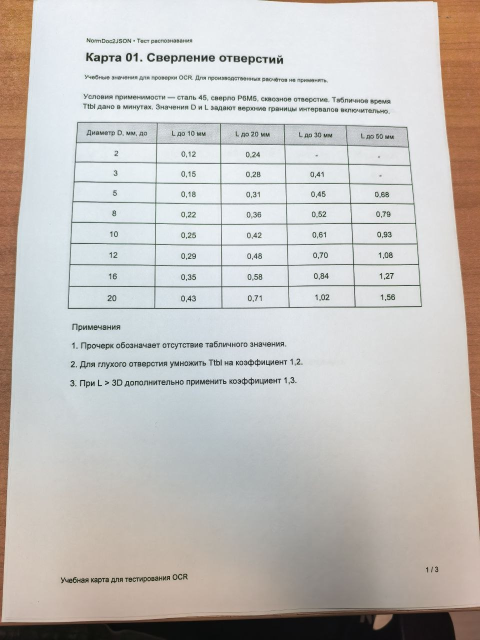
#> input picture tests/fixtures/phone_photos/card01_straight.jpg, 960 x 1280 px (shown at 1/2 size)
$ python -i ocr_tables.py   (imports and definitions only)
#> lines starting #> are read from the running program, lines starting #| are printed output that depends on the picture
#> further down, picture is the input picture: shape (1280, 960, 3); mean B, G, R 189.2, 192.5, 195.3
"""Reconstruct ruled tables in prepared images; retain uncertain results."""
from dataclasses import dataclass, field
import cv2
import numpy as np
from .ocr_engine import OCRWord


@dataclass
class OCRTable:
    """Raw grid in prepared-image pixels; merged ranges are 1-based inclusive."""
    bbox: tuple[int, int, int, int]
    values: list[list[str | None]]
    cell_bboxes: list[list[tuple[int, int, int, int] | None]]
    confidences: list[list[float | None]]
    merged_ranges: list[tuple[int, int, int, int]] = field(default_factory=list)


# [8 lines left out: function _anchors, not called in this run]


def detect_grid(image):
    """Find closed cell interiors and remove only long grid strokes for OCR."""
    ink = 255-image
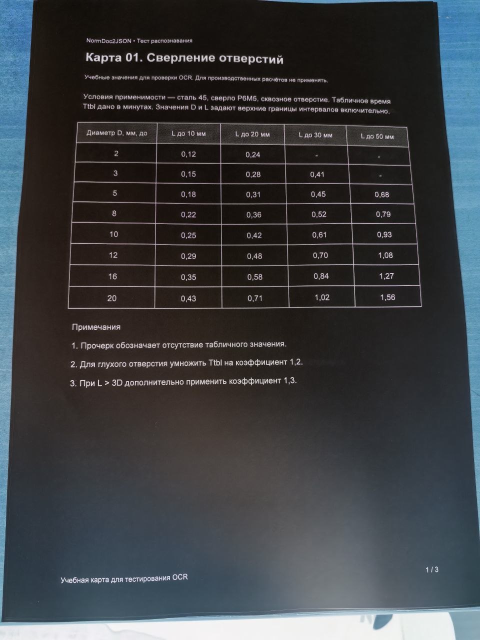
#> ink: shape (1280, 960, 3) (shown at 1/2 size); mean B, G, R 65.8, 62.5, 59.7
    horizontal = cv2.morphologyEx(ink, cv2.MORPH_OPEN,
                                 np.ones((1, max(40, image.shape[1]//25)), np.uint8))
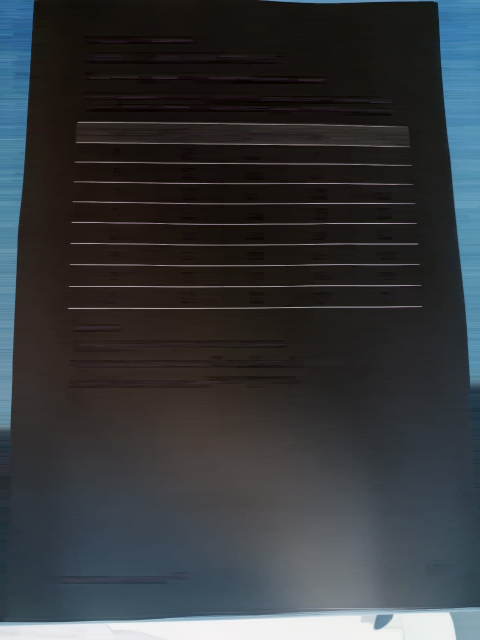
#> horizontal: shape (1280, 960, 3) (shown at 1/2 size); mean B, G, R 58.8, 55.9, 53.1
    vertical = cv2.morphologyEx(ink, cv2.MORPH_OPEN,
                               np.ones((max(40, image.shape[0]//25), 1), np.uint8))
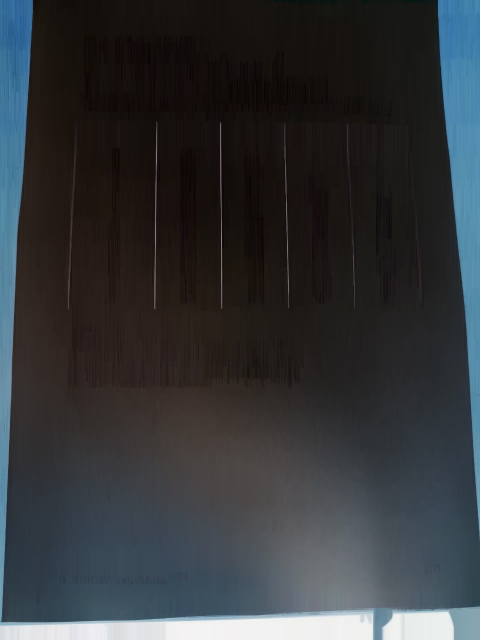
#> vertical: shape (1280, 960, 3) (shown at 1/2 size); mean B, G, R 57.1, 54, 51
    lines = cv2.bitwise_or(horizontal, vertical)
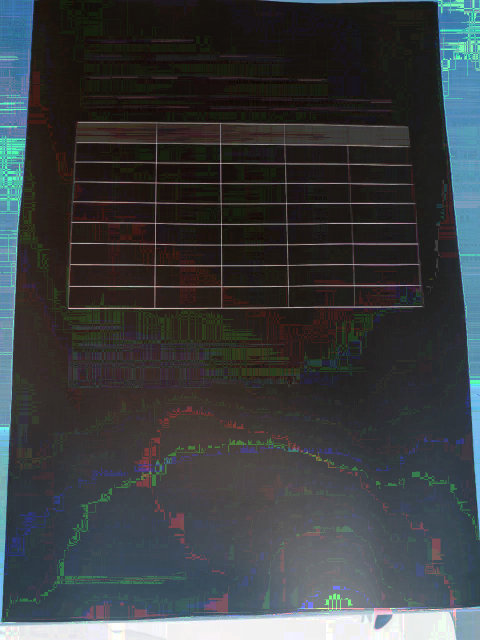
#> lines: shape (1280, 960, 3) (shown at 1/2 size); mean B, G, R 64.3, 62.1, 58.4
    lines = cv2.morphologyEx(lines, cv2.MORPH_CLOSE, np.ones((3, 3), np.uint8))
#> (the run stopped early here; a loop or call above may not have finished)

$ run again, on tests/fixtures/phone_photos/card02_straight.jpg
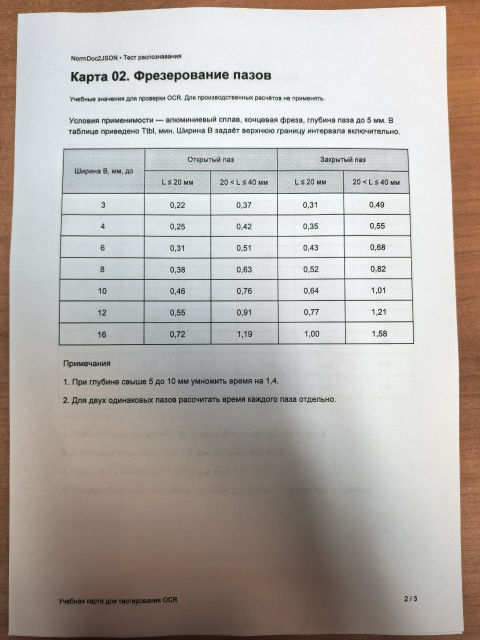
#> input picture tests/fixtures/phone_photos/card02_straight.jpg, 960 x 1280 px (shown at 1/2 size)
#> picture is the input picture: shape (1280, 960, 3); mean B, G, R 168.4, 173.5, 180
#> in detect_grid, `vertical = cv2.morphologyEx(ink, cv2.MORPH_OPEN, np.ones((max(40, imag..`:
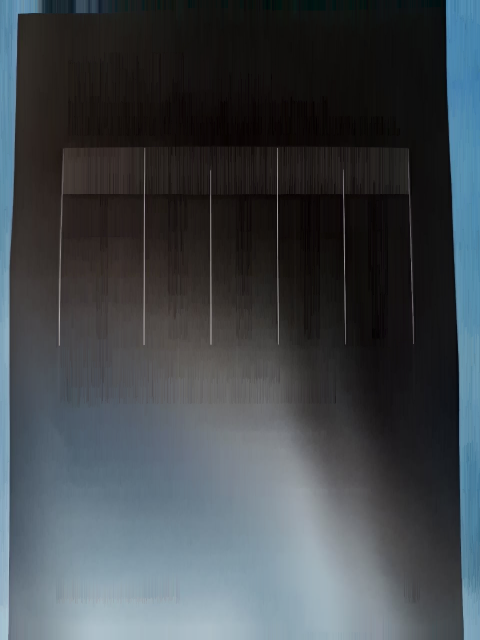
#> vertical: shape (1280, 960, 3) (shown at 1/2 size); mean B, G, R 75.4, 70.7, 64.5
#> in detect_grid, `lines = cv2.bitwise_or(horizontal, vertical)`:
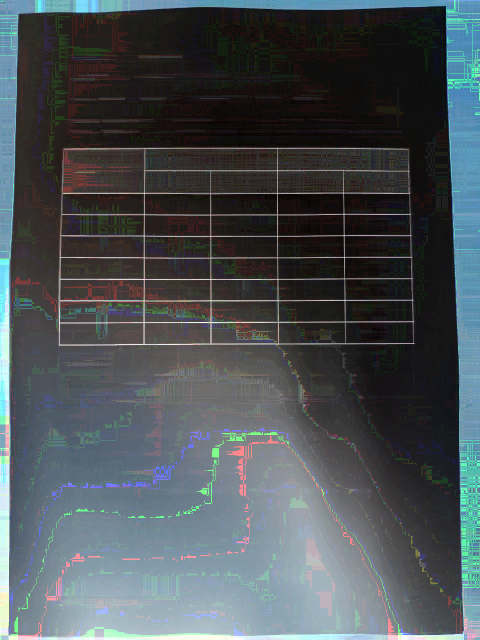
#> lines: shape (1280, 960, 3) (shown at 1/2 size); mean B, G, R 85.4, 81.6, 74.5

$ run again, on tests/fixtures/phone_photos/card03_straight.jpg
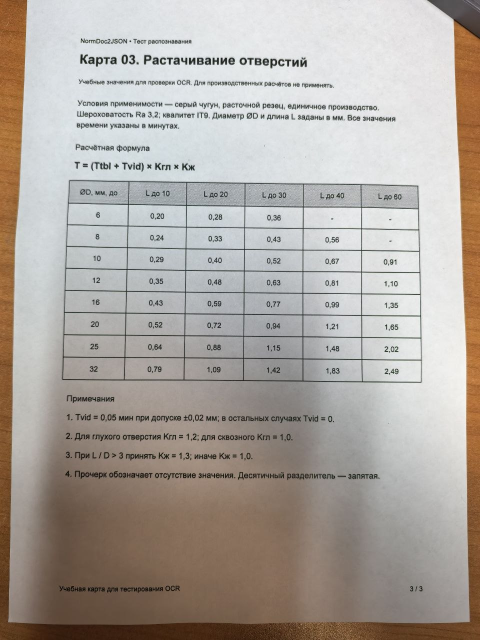
#> input picture tests/fixtures/phone_photos/card03_straight.jpg, 960 x 1280 px (shown at 1/2 size)
#> picture is the input picture: shape (1280, 960, 3); mean B, G, R 160, 166.5, 173.5
#> in detect_grid, `vertical = cv2.morphologyEx(ink, cv2.MORPH_OPEN, np.ones((max(40, imag..`:
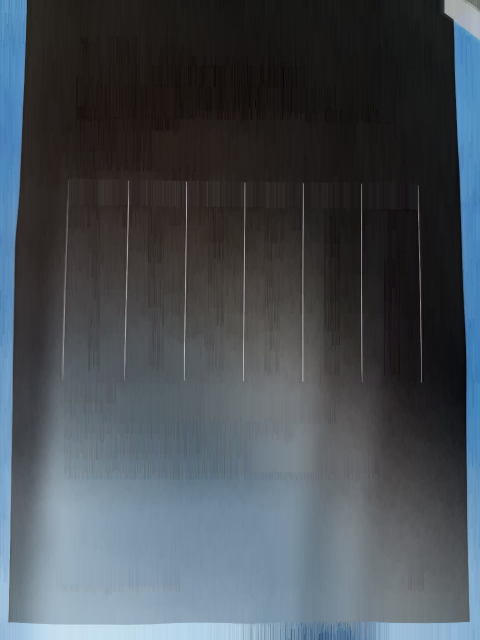
#> vertical: shape (1280, 960, 3) (shown at 1/2 size); mean B, G, R 84.8, 78.3, 71.2
#> in detect_grid, `lines = cv2.morphologyEx(lines, cv2.MORPH_CLOSE, np.ones((3, 3), np.ui..`:
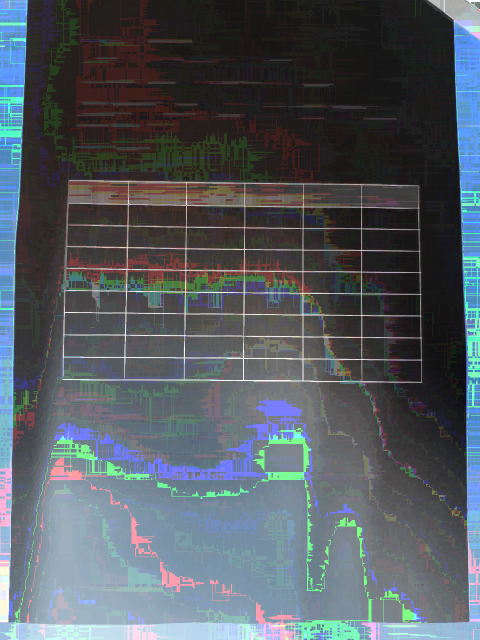
#> lines: shape (1280, 960, 3) (shown at 1/2 size); mean B, G, R 97.4, 90.8, 83.3

$ run again, on tests/fixtures/phone_photos/card01_tilted.jpg
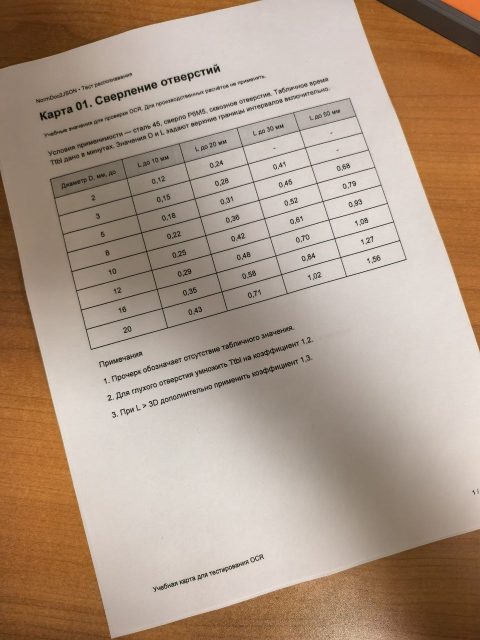
#> input picture tests/fixtures/phone_photos/card01_tilted.jpg, 960 x 1280 px (shown at 1/2 size)
#> picture is the input picture: shape (1280, 960, 3); mean B, G, R 134.9, 152.6, 173.4
#> in detect_grid, `vertical = cv2.morphologyEx(ink, cv2.MORPH_OPEN, np.ones((max(40, imag..`:
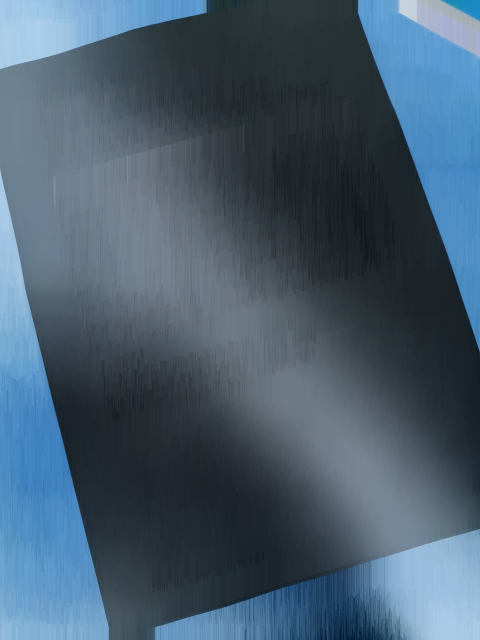
#> vertical: shape (1280, 960, 3) (shown at 1/2 size); mean B, G, R 110.4, 92.7, 71.8
#> in detect_grid, `lines = cv2.morphologyEx(lines, cv2.MORPH_CLOSE, np.ones((3, 3), np.ui..`:
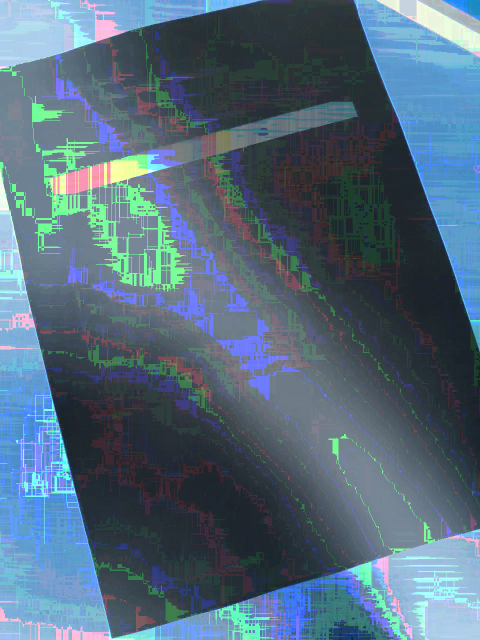
#> lines: shape (1280, 960, 3) (shown at 1/2 size); mean B, G, R 124.1, 106.4, 83.3
